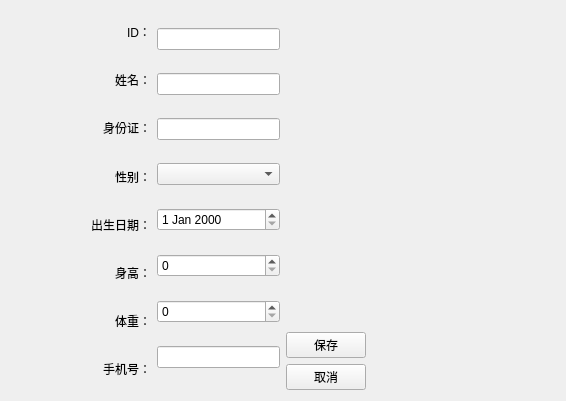
<?xml version="1.0" encoding="UTF-8"?>
<ui version="4.0">
 <class>PatientEditView</class>
 <widget class="QWidget" name="PatientEditView">
  <property name="geometry">
   <rect>
    <x>0</x>
    <y>0</y>
    <width>566</width>
    <height>401</height>
   </rect>
  </property>
  <property name="windowTitle">
   <string>Form</string>
  </property>
  <layout class="QHBoxLayout" name="horizontalLayout_2">
   <item>
    <spacer name="horizontalSpacer">
     <property name="orientation">
      <enum>Qt::Orientation::Horizontal</enum>
     </property>
     <property name="sizeType">
      <enum>QSizePolicy::Policy::Fixed</enum>
     </property>
     <property name="sizeHint" stdset="0">
      <size>
       <width>80</width>
       <height>20</height>
      </size>
     </property>
    </spacer>
   </item>
   <item>
    <layout class="QHBoxLayout" name="horizontalLayout">
     <item>
      <layout class="QVBoxLayout" name="verticalLayout">
       <item alignment="Qt::AlignmentFlag::AlignRight">
        <widget class="QLabel" name="label_5">
         <property name="text">
          <string>ID：</string>
         </property>
        </widget>
       </item>
       <item alignment="Qt::AlignmentFlag::AlignRight">
        <widget class="QLabel" name="label">
         <property name="text">
          <string>姓名：</string>
         </property>
        </widget>
       </item>
       <item alignment="Qt::AlignmentFlag::AlignRight">
        <widget class="QLabel" name="label_2">
         <property name="text">
          <string>身份证：</string>
         </property>
        </widget>
       </item>
       <item alignment="Qt::AlignmentFlag::AlignRight">
        <widget class="QLabel" name="label_4">
         <property name="text">
          <string>性别：</string>
         </property>
        </widget>
       </item>
       <item alignment="Qt::AlignmentFlag::AlignRight">
        <widget class="QLabel" name="label_3">
         <property name="text">
          <string>出生日期：</string>
         </property>
        </widget>
       </item>
       <item alignment="Qt::AlignmentFlag::AlignRight">
        <widget class="QLabel" name="label_6">
         <property name="text">
          <string>身高：</string>
         </property>
        </widget>
       </item>
       <item alignment="Qt::AlignmentFlag::AlignRight">
        <widget class="QLabel" name="label_7">
         <property name="text">
          <string>体重：</string>
         </property>
        </widget>
       </item>
       <item alignment="Qt::AlignmentFlag::AlignRight">
        <widget class="QLabel" name="label_8">
         <property name="text">
          <string>手机号：</string>
         </property>
        </widget>
       </item>
      </layout>
     </item>
     <item>
      <layout class="QVBoxLayout" name="verticalLayout_2">
       <item>
        <widget class="QLineEdit" name="lineEdit"/>
       </item>
       <item>
        <widget class="QLineEdit" name="lineEdit_2"/>
       </item>
       <item>
        <widget class="QLineEdit" name="lineEdit_3"/>
       </item>
       <item>
        <widget class="QComboBox" name="comboBox"/>
       </item>
       <item>
        <widget class="QDateEdit" name="dateEdit"/>
       </item>
       <item>
        <widget class="QSpinBox" name="spinBox"/>
       </item>
       <item>
        <widget class="QSpinBox" name="spinBox_2"/>
       </item>
       <item>
        <widget class="QLineEdit" name="lineEdit_4"/>
       </item>
      </layout>
     </item>
    </layout>
   </item>
   <item>
    <layout class="QVBoxLayout" name="verticalLayout_4">
     <item>
      <spacer name="verticalSpacer">
       <property name="orientation">
        <enum>Qt::Orientation::Vertical</enum>
       </property>
       <property name="sizeHint" stdset="0">
        <size>
         <width>20</width>
         <height>40</height>
        </size>
       </property>
      </spacer>
     </item>
     <item>
      <layout class="QVBoxLayout" name="verticalLayout_3">
       <item>
        <widget class="QPushButton" name="pushButton">
         <property name="text">
          <string>保存</string>
         </property>
        </widget>
       </item>
       <item>
        <widget class="QPushButton" name="pushButton_2">
         <property name="text">
          <string>取消</string>
         </property>
        </widget>
       </item>
      </layout>
     </item>
    </layout>
   </item>
   <item>
    <spacer name="horizontalSpacer_2">
     <property name="orientation">
      <enum>Qt::Orientation::Horizontal</enum>
     </property>
     <property name="sizeHint" stdset="0">
      <size>
       <width>40</width>
       <height>20</height>
      </size>
     </property>
    </spacer>
   </item>
  </layout>
 </widget>
 <resources/>
 <connections/>
</ui>
